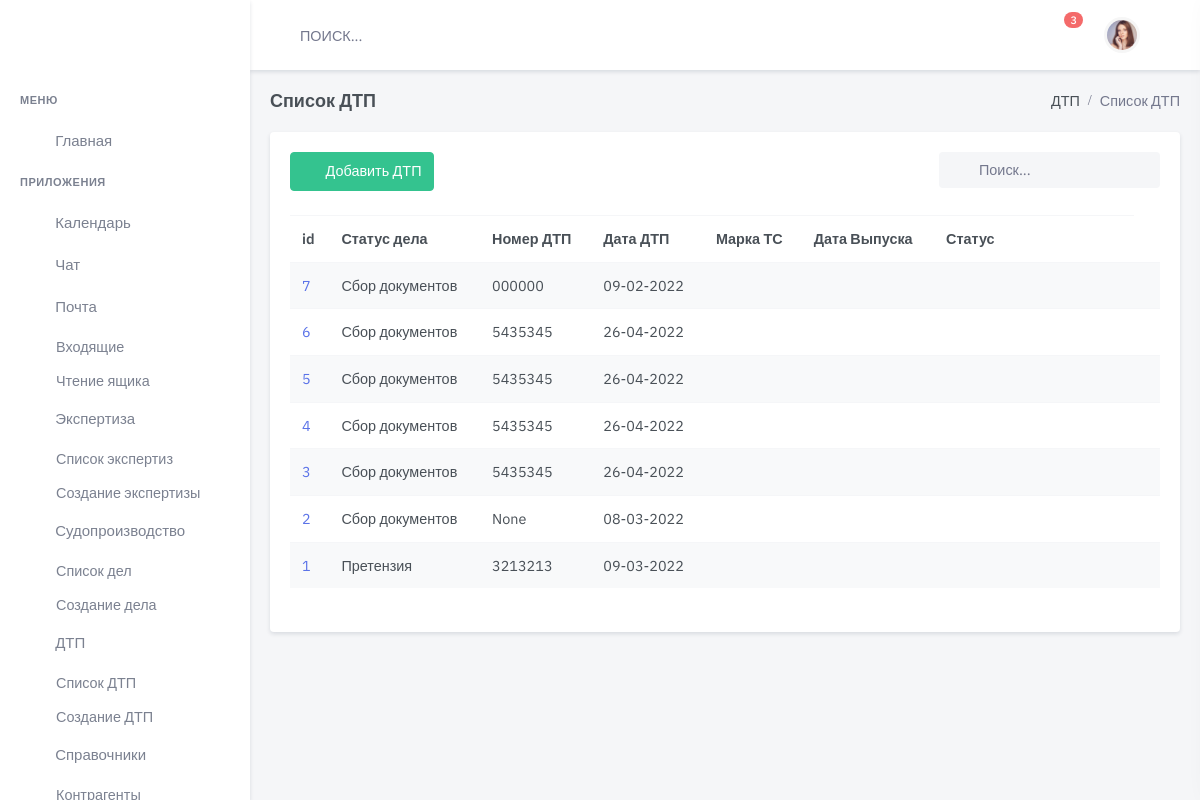
Page /accident/ on the earlier database version.
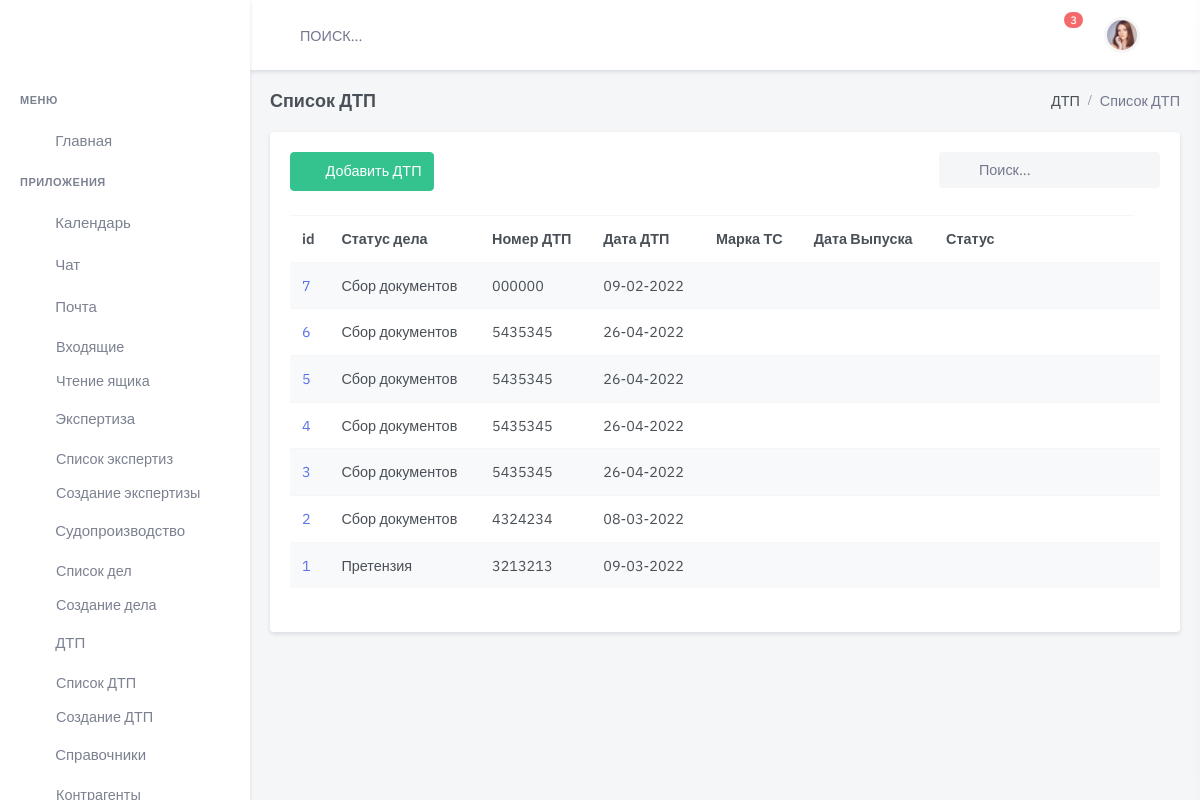
Same page on the later database version.
### accident/models.py (models this page shows, shortened)
class Accident(models.Model):
    status = models.ForeignKey(
        Status,
        on_delete=models.CASCADE,
        related_name='status_acc',
        blank=True,
        null=True, verbose_name='Статус  дела о ДТП')
    data = models.DateField(
        blank=True,
        null=True,
        default=None,
        verbose_name='Дата ДТП ')
    time = models.TimeField(
        blank=True,
        null=True,
        default=None,
        verbose_name='Время ДТП ')
    location_accident = models.CharField(
        max_length=400,
        blank=True,
        default=None,
        verbose_name='Место ДТП')
    number = models.CharField(
        max_length=24,
        blank=True,
        null=True,
        default=None,
        verbose_name='Номер протокола')
    dtp_doc = models.ForeignKey(
        AccidentDoc,
        on_delete=models.CASCADE,
        related_name='dtp_doc',
        blank=True,
        null=True, verbose_name='Документ Основание ')
    file_doc = models.FileField(
        upload_to='upload/protokol_doc/',
        null=True, default=None,
        verbose_name="Файл Основание",
        blank=True, )
    dtp_pos = models.ForeignKey(
        AccidentPos,
        on_delete=models.CASCADE,
        related_name='AccidentPos',
        blank=True,
        null=True,
        verbose_name='Документ Постановление ')
    file_pos = models.FileField(
        upload_to='upload/protokol_pos/',
        null=True,
        default=None,
        blank=True,
        verbose_name="Файл Постановление")
    court_info = models.ForeignKey(
        InfoCourt,
        on_delete=models.CASCADE,
        related_name='court_info',
        blank=True,
        null=True, verbose_name='Инфо о Судопроизводстве')
    data_insurance = models.DateField(
        blank=True,
        null=True,
        default=None,
        verbose_name='Дата обращения в Страховую')
    message = models.CharField(
        max_length=100000,
        blank=True,
        null=True,
        default=None,
        verbose_name='Комментарий')
    slug = models.SlugField(max_length=200, default=uuid.uuid1)
    is_active = models.BooleanField(default=True)
    created = models.DateTimeField(auto_now_add=True, auto_now=False)
    updated = models.DateTimeField(auto_now_add=False, auto_now=True)
    def __str__(self):
        return 'id {}, номер {}, место дтп {}, клиент{}'.format(self.id, self.number, self.location_accident,
                                    self.partner_accident.filter(type='True').first())
    class Meta:
        verbose_name = "ДТП  "
        verbose_name_plural = "ДТП"
        ordering = ['-created']

class Status(models.Model):
    name = models.CharField(
        max_length=100,
        blank=True,
        null=True,
        default=None,
        verbose_name='Наименование')
    comment = models.CharField(
        max_length=100,
        blank=True,
        null=True,
        default=None,
        verbose_name='Комментарий')
    is_active = models.BooleanField(default=True)
    created = models.DateTimeField(auto_now_add=True, auto_now=False)
    updated = models.DateTimeField(auto_now_add=False, auto_now=True)
    def __str__(self):
        return "%s" % self.name
    class Meta:
        verbose_name = 'Статус  дела о ДТП'
        verbose_name_plural = 'Статусы дела о ДТП'

### accident/views.py (the view)
# urls.py: path('', accident_list, name='accident-list'),
def accident_list(request):
    accident = Accident.objects.all()
    print(accident)
    return render(request,
                  'dist/accident/list.html',
                  {'accident': accident,
                   }
                  )

### client/models.py (called while the page is built)
    def __str__(self):
        return "%s" % self.name

    def __str__(self):
        return "%s" % self.status

### templates/dist/accident/list.html (shortened to what this page needs)
{% extends 'dist/index.html' %}
{% load static %}
{% block content %}
  <div class="main-content">
    <div class="page-content">
      <div class="container-fluid">
        <div class="row">
          <div class="col-12">
            <div class="page-title-box d-flex align-items-center justify-content-between">
              <h4 class="mb-0">Список ДТП</h4>
              <div class="page-title-right">
                <ol class="breadcrumb m-0">
                  <li class="breadcrumb-item"><a href="javascript: void(0);">ДТП</a></li>
                  <li class="breadcrumb-item active">Список ДТП</li>
                </ol>
              </div>
            </div>
          </div>
        </div>
        <div class="row">
          <div class="col-lg-12">
            <div class="card">
              <div class="card-body">
                <div class="row mb-2">
                  <div class="col-md-6">
                    <div class="mb-3">
                      <a href="{% url 'accident-new' %}" class="btn btn-success waves-effect waves-light">
                        <i class="mdi mdi-plus me-2"></i> Добавить ДТП</a>
                    </div>
                  </div>
                  <div class="col-md-6">
                    <div class="form-inline float-md-end mb-3">
                      <div class="search-box ms-2">
                        <div class="position-relative">
                          <input type="text" class="form-control rounded bg-light border-0" placeholder="Поиск...">
                          <i class="mdi mdi-magnify search-icon"></i>
                        </div>
                      </div>
                    </div>
                  </div>
                </div>
                <div class="table-responsive mb-4">
                  <table class="table table-striped table-nowrap mb-0">
                    <thead>
                    <tr>
                      <th scope="col">id</th>
                      <th scope="col">Статус дела</th>
                      <th scope="col">Номер ДТП</th>
                      <th scope="col">Дата ДТП</th>
                      <th scope="col">Марка ТС</th>
                      <th scope="col">Дата Выпуска</th>
                      <th scope="col" style="width: 200px;">Статус</th>
                    </tr>
                    </thead>
                    <tbody>
                    {% for item in accident %}
                      <tr>
                        <td>
                          <a href="/accident/accident-add-partner/{{ item.id }}/">{{ item.id }}</a>
                        </td>
                        <td>{{ item.status }}</td>
                        <td>{{ item.number }}</td>
                        <td>{{ item.data |date:"d-m-Y" }}</td>
                        <td>{{ item.client.name }}</td>
                        <td>{{ item.car.date_made }}</td>
                        <td>{{ item.car.data_reg|date:"d-m-Y" }}</td>
                        <td>
                        </td>
                      </tr>
                    {% endfor %}
                    </tbody>
                  </table>
                </div>
              </div>
            </div>
          </div>
        </div>
      </div>
    </div>
  </div>
{% endblock content %}

Differences in the rows shown:
changed Accident id 2: number "None" → "4324234"
